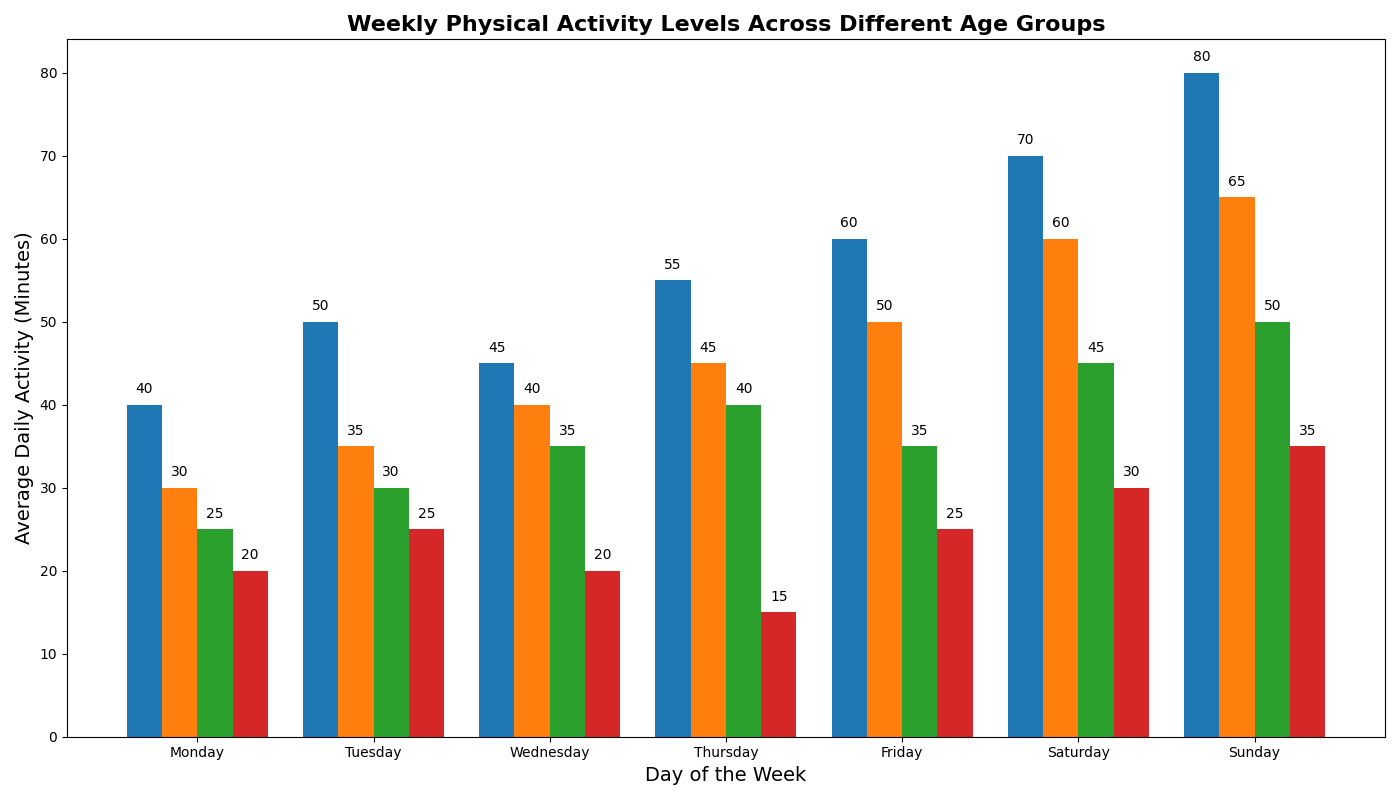

Generate this figure with Python:
import matplotlib.pyplot as plt
import numpy as np

age_groups = ["Children", "Teenagers", "Adults", "Seniors"]
days_of_week = ["Monday", "Tuesday", "Wednesday", "Thursday", "Friday", "Saturday", "Sunday"]
activity_data = np.array([
    [40, 50, 45, 55, 60, 70, 80],  # Children
    [30, 35, 40, 45, 50, 60, 65],  # Teenagers
    [25, 30, 35, 40, 35, 45, 50],  # Adults
    [20, 25, 20, 15, 25, 30, 35]   # Seniors
])

x = np.arange(len(days_of_week))
bar_width = 0.2

fig, ax = plt.subplots(figsize=(14, 8))

# Plotting each age group's activity data without legends and grids
for i, age_group in enumerate(age_groups):
    ax.bar(x + i * bar_width, activity_data[i], bar_width)

ax.set_xlabel('Day of the Week', fontsize=14)
ax.set_ylabel('Average Daily Activity (Minutes)', fontsize=14)
ax.set_title('Weekly Physical Activity Levels Across Different Age Groups', fontsize=16, fontweight='bold')
ax.set_xticks(x + bar_width * 1.5)
ax.set_xticklabels(days_of_week)

for i, age_group in enumerate(age_groups):
    for j, activity in enumerate(activity_data[i]):
        ax.text(x[j] + i * bar_width, activity + 1, f'{activity}', ha='center', va='bottom', fontsize=10)

plt.tight_layout()

plt.savefig("weekly_activity_levels.png")
plt.show()
